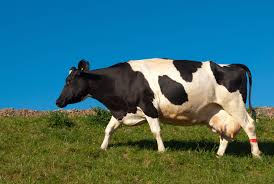
#> input picture images/cow3.jpg, 274 x 184 px
$ jupyter execute Untitled.ipynb   (Python 2 division)
#> lines starting #> are read from the running program, lines starting #| are printed output that depends on the picture
[cell 1]
import cv2
import numpy as np
import matplotlib

import matplotlib.pyplot as plt
#%matplotlib inline

from matplotlib.colors import LogNorm


target = cv2.imread("../images/cow3.jpg",cv2.IMREAD_COLOR)
#> target is the input picture: shape (184, 274, 3); mean B, G, R 112.1, 109.2, 60.2
hsv = cv2.cvtColor(target,cv2.COLOR_BGR2HSV)
#> hsv: shape (184, 274, 3); mean H, S, V 61.5, 184.2, 139.5
rgb = cv2.cvtColor(target, cv2.COLOR_BGR2RGB)

# select the region of interest
xmin,ymin,xmax,ymax = 0,0,50,120

# draw the region and display it so we know we got the right region

cv2.rectangle(rgb,(xmin,ymin),(xmax,ymax),(255,0,0),1)
#> rgb: shape (184, 274, 3); mean R, G, B 61.8, 108.4, 111.1

fig,ax = plt.subplots(1,5,figsize=(20,5))

ax[0].imshow(rgb)

roi = hsv[ymin:ymax,xmin:xmax]
#> roi: shape (120, 50, 3); mean H, S, V 94, 237.1, 179.1
hist = cv2.calcHist( [roi], [0, 1], None, [16, 8], [0, 180, 0, 256] )
hist_s = cv2.GaussianBlur(hist,(3,3),0)


ax[3].imshow(hist_s+1,interpolation="nearest",norm=LogNorm())
ax[1].imshow(hist+1,interpolation = 'nearest',norm=LogNorm())

cv2.normalize(hist,hist,0,1,cv2.NORM_MINMAX)
dst = cv2.calcBackProject([hsv],[0,1],hist,[0, 180, 0, 256],scale=255)
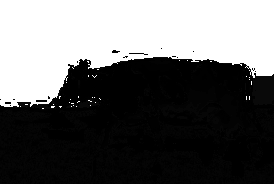
#> dst: shape (184, 274); min 0, max 255, mean 101.7
ax[2].imshow(dst,cmap="gray")

cv2.normalize(hist_s,hist_s,0,1,cv2.NORM_MINMAX)
dst2 = cv2.calcBackProject([hsv],[0,1],hist_s,[0, 180, 0, 256],scale=255)
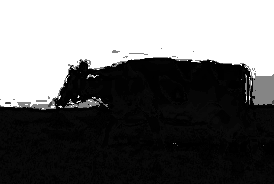
#> dst2: shape (184, 274); min 0, max 255, mean 106.8
ax[4].imshow(dst2,cmap="gray")
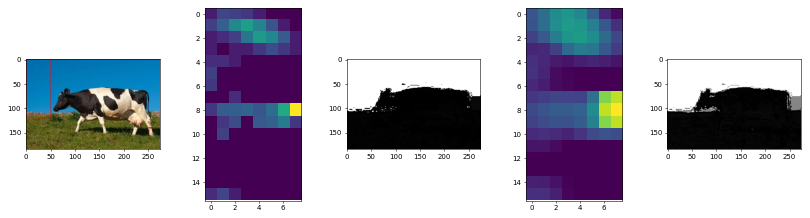
#> figure drawn by matplotlib, 5 panels

[cell 2]
np.unique(dst)
#> Out = [0, 1, 2, 3, 5, 6, 9, 255]

[cell 3]
from scipy.stats import binned_statistic_2d

class BackProjector(object):
    def __init__(self,chan1,chan2,bins1,bins2):
        self.chan1 = chan1
        self.chan2 = chan2
        self.bins1 = bins1
        self.bins2 = bins2

    def hist2d(self,image):
        c1 = image[:,:,self.chan1]
        c2 = image[:,:,self.chan2]
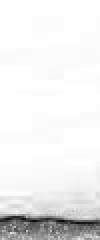
#> c2: shape (120, 50) (shown 2 times larger); min 4, max 255, mean 237.1
        hist,_,_,_ = binned_statistic_2d(np.ravel(c1), np.ravel(c2),None,statistic="count",bins = [self.bins1,self.bins2],expand_binnumbers=True )
        self.hist = hist
        return hist

    def back_project(self,image):
        c1 = image[:,:,self.chan1]
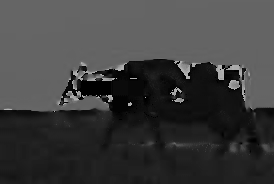
#> c1: shape (184, 274); min 0, max 179, mean 61.5
        c2 = image[:,:,self.chan2]
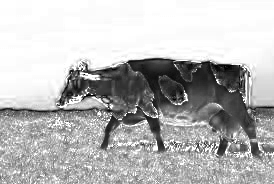
#> c2: shape (184, 274); min 0, max 255, mean 184.2
        print c1.shape
#| (184, 274)
        print c2.shape
#| (184, 274)
        _,_,_,bins = binned_statistic_2d(np.ravel(c1), np.ravel(c2),None,statistic="count",bins = [self.bins1,self.bins2],expand_binnumbers=True )
        bins = bins - 1
        hist_s = cv2.GaussianBlur(self.hist,(3,3),0)
        return hist_s[bins[0],bins[1]].reshape(c1.shape)


b = BackProjector(0,1,np.linspace(0,180,8),np.linspace(0,256,8))
b.hist2d(roi)
projected = b.back_project(hsv)
plt.imshow(projected,cmap="gray")

[cell 4]
np.pi*(7.5-.3)

[cell 5]
(150-6)*np.pi/2.0

[cell 6]
import matplotlib

def cm_to_inch(*centimeters):
    cm_per_inch = 2.54
    return tuple(x/cm_per_inch for x in centimeters)


def make_hsv():
    hsv = np.zeros((255,179,3),dtype=np.uint8)
    hsv[:,:,0] = np.arange(0,179)
    hsv[:,:,1] = 255
    v = np.arange(0,255)
    hsv[:,:,2] = np.resize(v,(179,len(v))).T
    return hsv


photo_width_cm = 25.4
photo_height_cm = 20.32
image_width = (np.pi*15)/2.0
ratio = photo_width_cm/image_width

hsv = make_hsv()
w = hsv.shape[1]
nw = int(ratio*w)
results = np.zeros((hsv.shape[0],nw,hsv.shape[2]),dtype="uint8")
results[0:hsv.shape[0],0:hsv.shape[1],:] = hsv


rgb = cv2.cvtColor(results,cv2.COLOR_HSV2RGB)
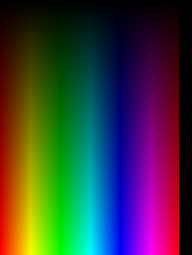
#> rgb: shape (255, 192, 3); mean R, G, B 58.7, 59.4, 59.4
fig,ax = plt.subplots()
ax.set_axis_off()
ax.imshow(rgb,interpolation="nearest")
fig.set_size_inches(cm_to_inch(photo_width_cm, photo_height_cm))
extent = ax.get_window_extent().transformed(fig.dpi_scale_trans.inverted())
plt.savefig('/home/finn/programming/opencv-play/models/hue_value.png',bbox_inches=extent,dpi=300)
